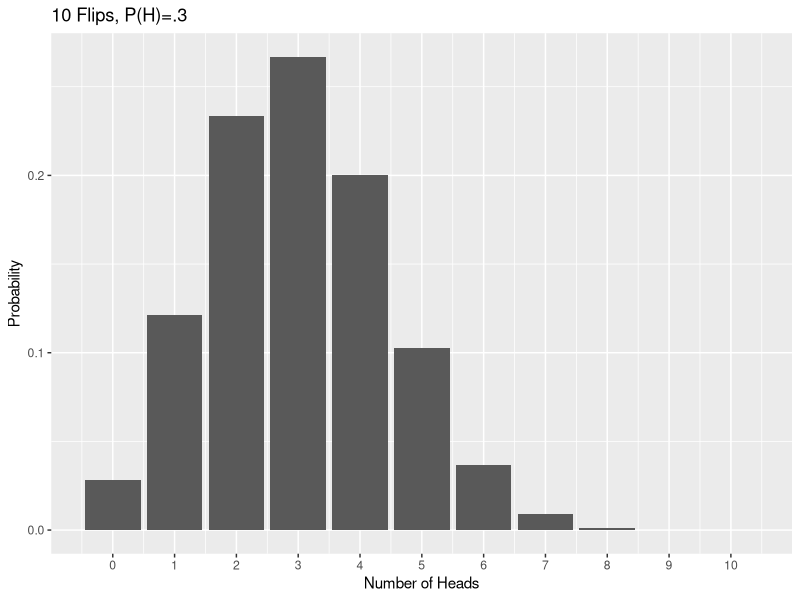
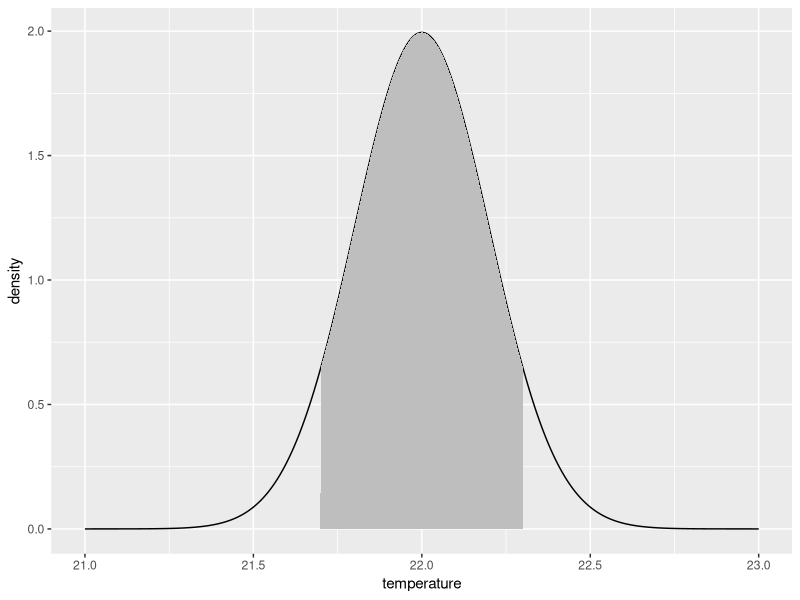
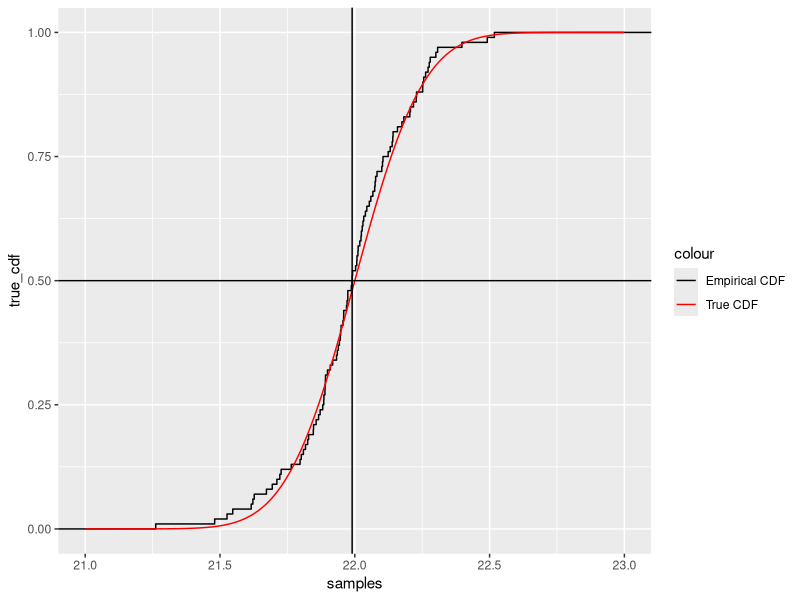
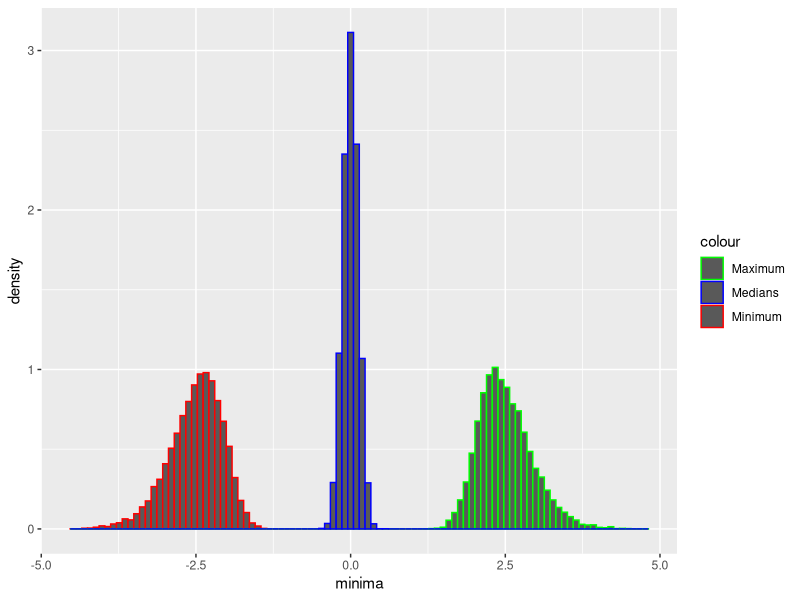
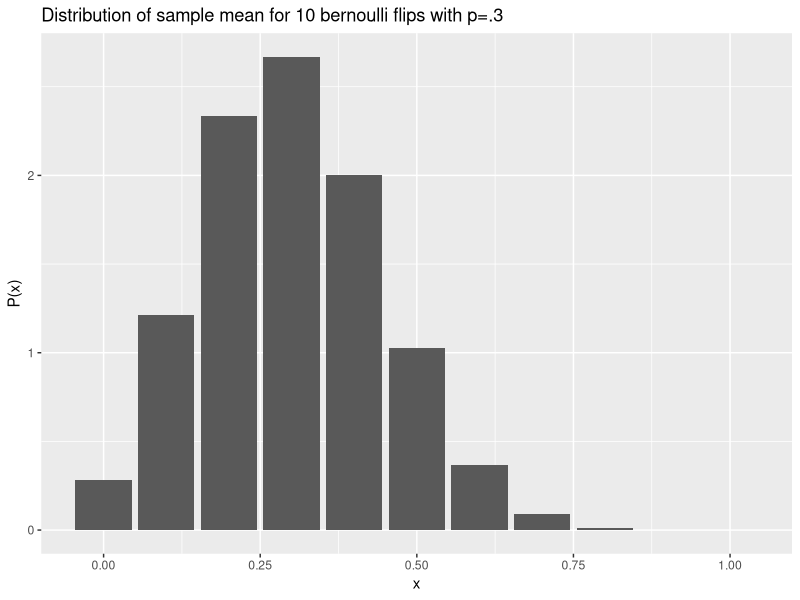
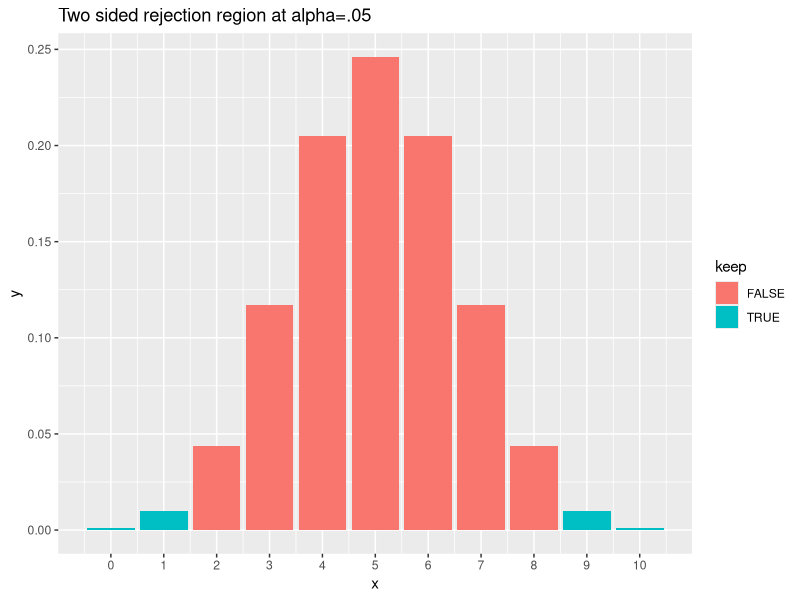
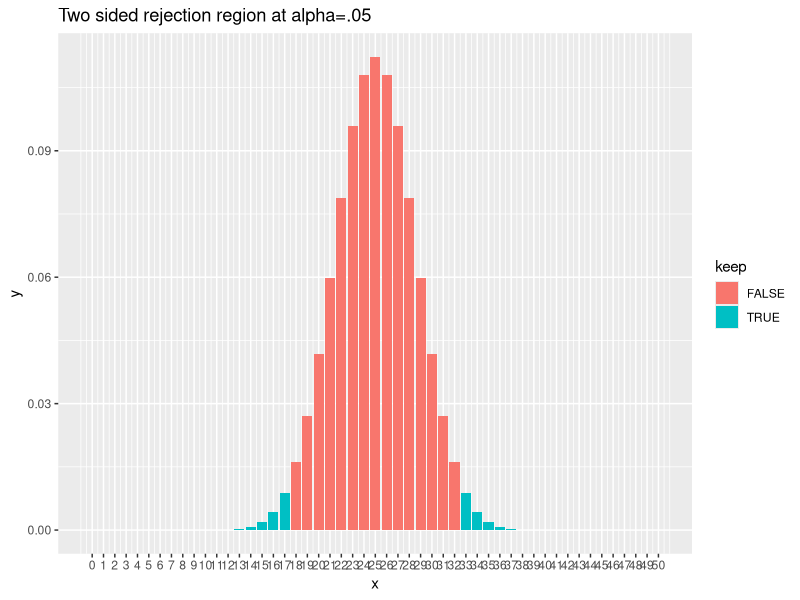
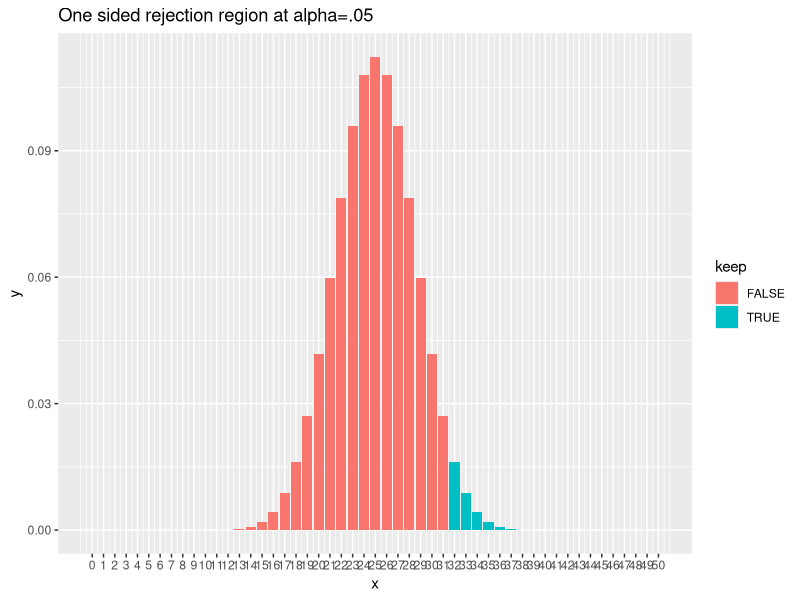

These figures' R source, in order:
## ---- chunk 1
library(tidyverse)
library(glue)
## ---- chunk 2
library(ggplot2)
x <- dbinom(seq(0, 10), 10, .3)
ggplot() +
    geom_bar(aes(x = seq(0, 10), y = x), stat = "identity") +
    scale_x_continuous(breaks = seq(0, 10)) +
    xlab("Number of Heads") +
    ylab("Probability") +
    ggtitle("10 Flips, P(H)=.3")
## ---- chunk 3
library(tidyverse)
## ---- chunk 4
temperature <- seq(21, 23, .001)
density <- dnorm(temperature, 22, .2)
p <- pnorm(22.3, 22, .2) - pnorm(21.7, 22, .2)
ggplot() +
    geom_line(aes(x = temperature, y = density)) +
    geom_ribbon(aes(x = temperature, ymin = 0, ymax = if_else(temperature >= 21.7 & temperature <= 22.3, density, 0)), fill = "gray")
## ---- chunk 5
samples <- rnorm(100, 22, .2)
true_cdf <- pnorm(temperature, 22, .2)
ggplot() +
    stat_ecdf(aes(x = samples, color = "Empirical CDF")) +
    geom_line(aes(x = temperature, y = true_cdf, color = "True CDF")) +
    scale_color_manual(values = c("Empirical CDF" = "black", "True CDF" = "red")) +
    geom_hline(yintercept = .5) +
    geom_vline(xintercept = median(samples))
## ---- chunk 6
minima <- replicate(10000, min(rnorm(100, 0, 1)))
maxima <- replicate(10000, max(rnorm(100, 0, 1)))
medians <- replicate(10000, median(rnorm(100, 0, 1)))
ggplot() +
    geom_histogram(aes(x = minima, y = after_stat(density), color = "Minimum"), bins = 100) +
    geom_histogram(aes(x = maxima, y = after_stat(density), color = "Maximum"), bins = 100) +
    geom_histogram(aes(x = medians, y = after_stat(density), color = "Medians"), bins = 100) +
    scale_color_manual(values = c("Minimum" = "red", "Maximum" = "green", "Medians" = "blue"))
## ---- chunk 7
p <- dbinom(seq(0,10),10,.3)
ggplot()+geom_bar(aes(x=seq(0,1,1/10),y=10*p),stat="identity")+xlab("x")+ylab("P(x)")+ggtitle("Distribution of sample mean for 10 bernoulli flips with p=.3")
## ---- chunk 8
library(ggplot2)
# two-sided
rejection2 <- function(n,d=10) {
    results <- data.frame(
            x=seq(0,n),
            y=dbinom(seq(0,n),n,.5),
            keep=sapply(seq(0,n),
                function(x) 
                    (x<qbinom(.025,n,.5)) | (x>qbinom(.975,n,.5))))
    ggplot(
        data=results,aes(x=x,y=y,fill=keep))+ 
        geom_bar(stat="identity")+
        scale_x_continuous(breaks=seq(0,n,d))+
        ggtitle("Two sided rejection region at alpha=.05")
    
}
## ---- chunk 9
rejection1 <-function(n,d=10) {
    results <- data.frame(
        x=seq(0,n),
        y=dbinom(seq(0,n),n,.5),
        keep=sapply(seq(0,n),function(x) (x>qbinom(.95,n,.5))))
    ggplot(data=results,aes(x=x,y=y,fill=keep))+
    geom_bar(stat="identity")+
    scale_x_continuous(breaks=seq(0,n,d))+
    ggtitle("One sided rejection region at alpha=.05")
}
## ---- chunk 10
rejection2(10, 1)

## ---- chunk 11
rejection2(50, 1)
## ---- chunk 12
rejection1(50, 1)
## ---- chunk 13
compare <- function(n, p = .5) {
    results <- data.frame(x = seq(0, n), y = dbinom(seq(0, n), n, p), z = dnorm(seq(0, n), mean = p * n, sd = sqrt(n * p * (1 - p))))
    ggplot(data = results) +
        geom_bar(aes(x = x, y = y), stat = "identity", fill = "lightgreen") +
        geom_line(aes(x = x, y = z), color = "red", size = 2) +
        ggtitle(glue("Normal Approximation to the binomial with n={n} and p={p}"))
}
compare(100, .3)
## ---- chunk 14
# look at the probability density for this case
probs <- dbinom(seq(0, 20), 20, .5)
# The qbinom function tells us the threshold
rejection <- qbinom(.95, 20, .5)
# We check this by comparing the probability of $15-20$ vs $14-20$ heads:
sum(probs[16:21]) # remember probs[i] is the chance of i-1 heads
sum(probs[15:21])
# The chance of $15-20$ heads is greater than $.05$.
## ---- chunk 15
probs6 <- dbinom(seq(0, 20), 20, .6)
sum(probs6[1:15])
## ---- chunk 16
probs8 <- dbinom(seq(0, 20), 20, .8)
sum(probs8[1:15])
## ---- chunk 17
rejection <- qbinom(.95, 100, .5)
probs6 <- dbinom(seq(0, 100), 100, .6)
sum(probs6[1:rejection])
## ---- chunk 18
simulated <- rbinom(10000, 4600, .224)
sum(simulated >= 1133)
